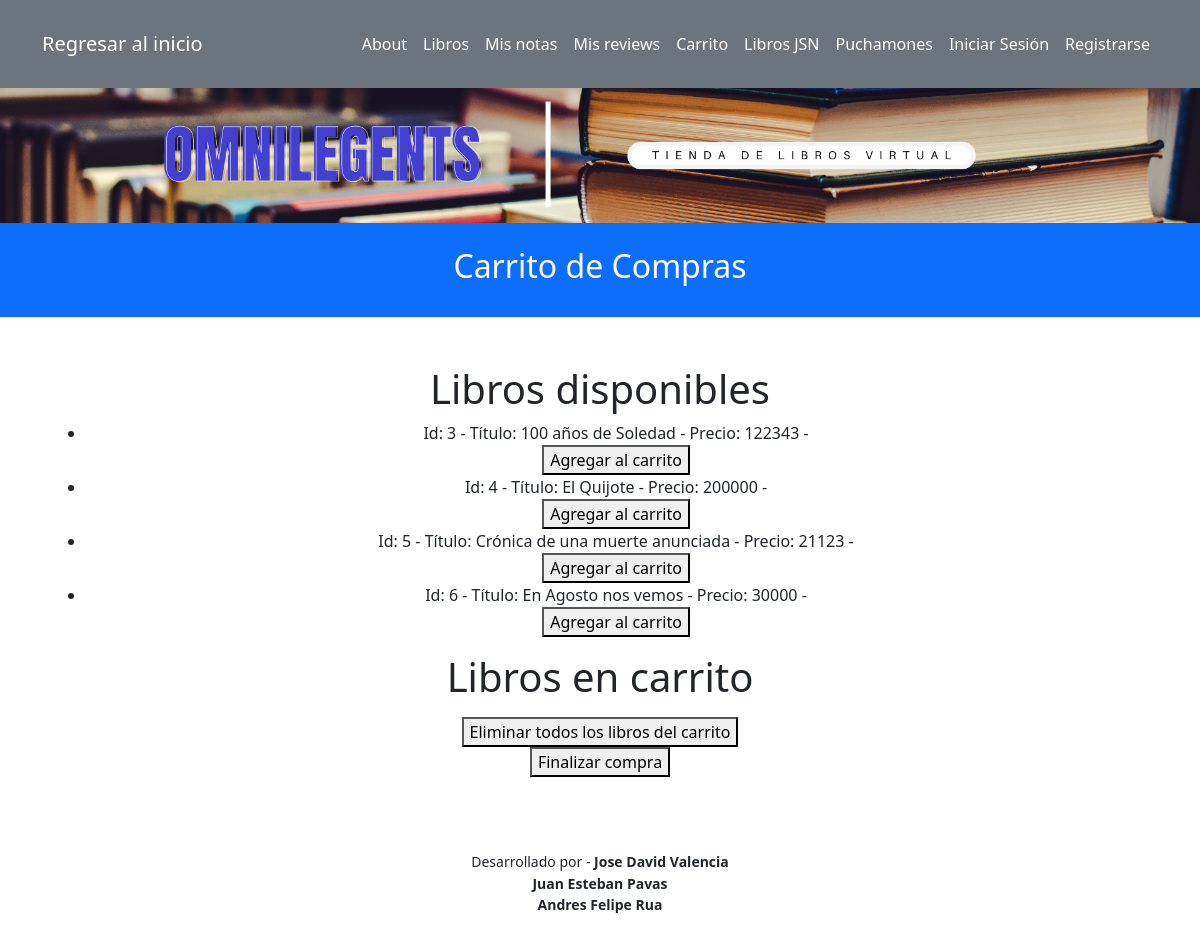
Page /cart/ on the committed database.
### pages/models.py (models this page shows, shortened)
class Libro(models.Model):
    Titulo = models.CharField(max_length=255)
    Autor = models.CharField (max_length= 100)
    ISBN = models.IntegerField()
    Numero_paginas = models.IntegerField()
    Editorial = models.CharField (max_length= 290)
    Fecha_publicacion = models.DateTimeField()
    precio = models.IntegerField()

### pages/views.py (the view, shortened to what this page needs)
# urls.py: path('cart/', CartView.as_view(), name='cart_index'),
class CartView(View):
    template_name = 'cart/index.html'
    def get(self, request):
        cart_libro_ids = request.session.get('cart_libro_ids', [])
        cart_libros = Libro.objects.filter(id__in=cart_libro_ids)
        available_libros = Libro.objects.exclude(id__in=cart_libro_ids)
        view_data = {
            'title': _('Carrito - Tienda en línea'),
            'subtitle': _('Carrito de Compras'),
            'cart_libros': cart_libros,
            'available_libros': available_libros,
        }
        return render(request, self.template_name, view_data)

### pages/templates/cart/index.html (shortened to what this page needs)
{% extends 'pages/base.html' %}
{% load i18n %}
{% block header_title %} {{ subtitle }} {% endblock %}
{% block content %}
<div class="container">
  <div class="row justify-content-center">
    <div class="col-md-12">
    <h1>{% trans "Libros disponibles" %}</h1>
    <ul>
      {% for libro in available_libros %}
        <li>
          {% trans "Id:" %} {{ libro.id }} -
          {% trans "Título:" %} {{ libro.Titulo }} -
          {% trans "Precio:" %} {{ libro.precio }} -
          <form method="post" action="{% url 'cart_add' libro.id %}">
            <button type="submit">{% trans "Agregar al carrito" %}</button>
          </form>
        </li>
      {% endfor %}
    </ul>
    </div>
  </div>
  <div class="row justify-content-center">
    <div class="col-md-12">
    <h1>{% trans "Libros en carrito" %}</h1>
      <form method="post" action="{% url 'cart_removeAll' %}">
        <button type="submit">{% trans "Eliminar todos los libros del carrito" %}</button>
      </form>
    </div>
    <div>
      <form method="post" action="{% url 'finalizar_compra' %}">
        <button type="submit">{% trans "Finalizar compra" %}</button>
      </form>
    </div>
    </div>
  </div>
</div>
{% endblock %}

### pages/templates/pages/base.html (shortened to what this page needs)
{% load static %}
{% load i18n %}
<!doctype html>
<html lang="es">
<head>
  <link href="https://cdn.jsdelivr.net/npm/bootstrap@5.3.0-alpha1/dist/css/bootstrap.min.css" rel="stylesheet" />
</head>
<body>
  <nav class="navbar navbar-expand-lg navbar-dark bg-secondary py-4">
    <div class="container">
      <a class="navbar-brand" href="{%url 'home' %}">{% trans 'Regresar al inicio' %}</a>
      <div class="collapse navbar-collapse" id="navbarNavAltMarkup">
        <div class="navbar-nav ms-auto">
          <a class="nav-link active" href="{%url 'about' %}">{% trans 'About' %}</a>
          <a class="nav-link active" href="{%url 'index' %}">{% trans 'Libros' %}</a>
          <a class="nav-link active" href="{%url 'misnotas' %}">{% trans 'Mis notas' %}</a>
          <a class="nav-link active" href="{%url 'misreviews' %}">{% trans 'Mis reviews' %}</a>
          <a class="nav-link active" href="{%url 'cart_index' %}">{% trans 'Carrito' %}</a>
          <a class="nav-link active" href="{%url 'lista_libros_json' %}">{% trans 'Libros JSN' %}</a>
          <a class="nav-link active" href="{%url 'lista_pokemon' %}">{% trans 'Puchamones' %}</a>
          {% if user.is_authenticated %}
              {% if user.tipo_usuario == 'Admin' %}
                  <p style="margin: 0%;" class="nav-link active" >{% trans 'Hola Admin' %}</p>
              {% endif %}
            <a class="nav-link active" href="{% url 'logout' %}">{% trans 'Cerrar Sesión' %}</a>
            <p style="margin: 0%;" class="nav-link active" >{{ user.username }}</p>
          {% else %}
            <a class="nav-link active" href="{% url 'login' %}">{% trans 'Iniciar Sesión' %}</a>
            <a class="nav-link active" href="{% url 'signup' %}">{% trans 'Registrarse' %}</a>
          {% endif %}
        </div>
      </div>
    </div>
  </nav>
  <img src="../../static/images/Banner-Mini.png"
    alt="{% trans 'Libros' %}" class="img-fluid" style="width: 100%;">
  <header class="masthead bg-primary text-white text-center py-4">
    <div class="container d-flex align-items-center flex-column">
      <h2>{% block header_title %}{% trans 'Omnilegents - Tienda de libros' %}{% endblock %}</h2>
    </div>
  </header>
  <div class="content py-4 text-center">
  <div class="container my-4">
    {% block content %}
    {% endblock %}
  </div>
{% block footer %}
<div class="copyright py-4 text-center text-grey">
    <div class="container">
    <small>
      {% trans 'Desarrollado por' %} - <a class="text-reset fw-bold text-decoration-none" target="_blank"
        href="https://www.youtube.com/watch?v=x7Z86jQjG30">
        Jose David Valencia
        </a>
    <div class = "post-text-box text-grey">
        <a class= "text-reset fw-bold text-decoration-none" target ="_blank"
        href="https://www.youtube.com/watch?v=poa_QBvtIBA">
         Juan Esteban Pavas
      </a>
    </div>
    <div class = "post-text-box text-grey">
          <a class ="text-reset fw-bold text-decoration-none" target ="_blank"
          href = "https://www.instagram.com/reel/C574Y4Io5aM/?igsh=MW5zMHRkMzBxaW44Mw==">
        Andres Felipe Rua
      </a>
    </div>
    </small>
  </div>
</div>
  {% endblock %}
</body>
</html>

### rows in the picture
Libro: id "3", Titulo "100 años de Soledad", precio "122343"
Libro: id "4", Titulo "El Quijote", precio "200000"
Libro: id "5", Titulo "Crónica de una muerte anunciada", precio "21123"
Libro: id "6", Titulo "En Agosto nos vemos", precio "30000"

### other values in the picture
{{ subtitle }} "Carrito de Compras"
